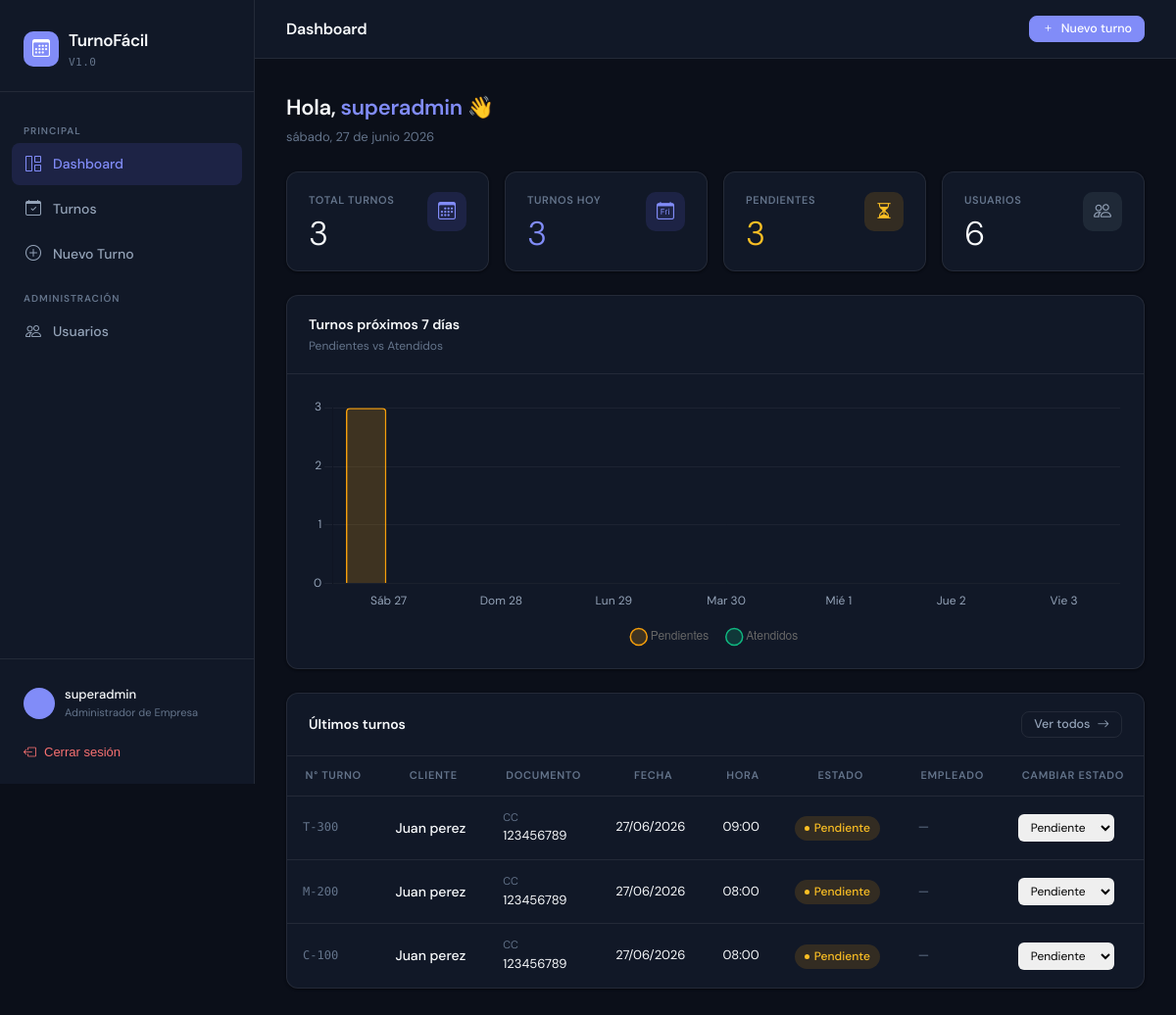
Page /dashboard/ (signed in) on the committed database.
### core/models.py (models this page shows, shortened)
class Usuario(AbstractUser):
    ROL_CHOICES = [
        ('admin',    'Administrador de Empresa'),
        ('empleado', 'Empleado'),
        ('cliente',  'Cliente'),
    ]
    email = models.EmailField(unique=True)
    rol = models.CharField(max_length=20, choices=ROL_CHOICES, default='cliente')
    company = models.ForeignKey(
        Company,
        on_delete=models.CASCADE,
        null=True,
        blank=True,
        related_name='usuarios',
        verbose_name="Empresa"
    )
    tipo_documento = models.CharField(max_length=20, blank=True, null=True)
    numero_documento = models.CharField(max_length=30, blank=True, null=True)
    class Meta:
        verbose_name = 'Usuario'
        verbose_name_plural = 'Usuarios'
        indexes = [
            models.Index(fields=['company', 'id']),
        ]

class Turno(models.Model):
    ESTADO_CHOICES = [
        ('Pendiente', 'Pendiente'),
        ('Atendido',  'Atendido'),
        ('Cancelado', 'Cancelado'),
    ]
    numero_turno = models.CharField(max_length=20, unique=True, blank=True)
    company = models.ForeignKey(
        Company,
        on_delete=models.CASCADE,
        related_name='turnos',
        verbose_name="Empresa"
    )
    cliente = models.ForeignKey(
        Usuario,
        on_delete=models.CASCADE,
        related_name='turnos_como_cliente'
    )
    empleado = models.ForeignKey(
        Usuario,
        on_delete=models.SET_NULL,
        null=True,
        blank=True,
        related_name='turnos_como_empleado'
    )
    tipo_documento = models.CharField(max_length=20)
    numero_documento = models.CharField(max_length=30)
    motivo = models.CharField(max_length=200)
    fecha = models.DateField()
    hora = models.CharField(max_length=5)
    estado = models.CharField(max_length=20, choices=ESTADO_CHOICES, default='Pendiente')
    llamado = models.BooleanField(default=False)
    llamado_en = models.DateTimeField(null=True, blank=True)
    creado_en = models.DateTimeField(auto_now_add=True)
    actualizado_en = models.DateTimeField(auto_now=True)
    class Meta:
        verbose_name = 'Turno'
        verbose_name_plural = 'Turnos'
        indexes = [
            models.Index(fields=['company', 'fecha']),
        ]

### core/views.py (the view)
# urls.py: path('dashboard/', views.dashboard, name='dashboard'),
@login_requerido
@solo_admin
def dashboard(request):
    user = request.user
    hoy = timezone.localtime(timezone.now()).date()
    usuarios_qs = secure_tenant_filter(user, Usuario)
    turnos_qs = secure_tenant_filter(user, Turno)
    total_usuarios = usuarios_qs.count()
    total_turnos   = turnos_qs.count()
    turnos_hoy     = turnos_qs.filter(fecha=hoy).count()
    total_empleados= usuarios_qs.filter(rol='empleado').count()
    pendientes     = turnos_qs.filter(estado='Pendiente').count()
    atendidos      = turnos_qs.filter(estado='Atendido').count()
    cancelados     = turnos_qs.filter(estado='Cancelado').count()
    turnos_semana = []
    meses_es = {1:'Ene',2:'Feb',3:'Mar',4:'Abr',5:'May',6:'Jun',
                7:'Jul',8:'Ago',9:'Sep',10:'Oct',11:'Nov',12:'Dic'}
    dias_es  = {0:'Lun',1:'Mar',2:'Mié',3:'Jue',4:'Vie',5:'Sáb',6:'Dom'}
    for i in range(7):
        dia = hoy + timedelta(days=i)
        etiqueta = f"{dias_es[dia.weekday()]} {dia.day}"
        turnos_semana.append({
            'dia':      etiqueta,
            'total':    turnos_qs.filter(fecha=dia).count(),
            'pendiente':turnos_qs.filter(fecha=dia, estado='Pendiente').count(),
            'atendido': turnos_qs.filter(fecha=dia, estado='Atendido').count(),
        })
    ultimos_turnos = turnos_qs.select_related('cliente', 'empleado').order_by('-creado_en')[:5]
    return render(request, 'dashboard.html', {
        'total_usuarios':  total_usuarios,
        'total_turnos':    total_turnos,
        'turnos_hoy':      turnos_hoy,
        'total_empleados': total_empleados,
        'pendientes':      pendientes,
        'atendidos':       atendidos,
        'cancelados':      cancelados,
        'turnos_semana':   turnos_semana,
        'ultimos_turnos':  ultimos_turnos,
        'chart_labels':    [t['dia']       for t in turnos_semana],
        'chart_pendientes':[t['pendiente'] for t in turnos_semana],
        'chart_atendidos': [t['atendido']  for t in turnos_semana],
    })

### core/context_processors.py (called while the page is built)
def now_processor(request):
    return {'now': timezone.localtime(timezone.now())}

### core/views.py (called while the page is built, shortened)
def secure_tenant_filter(user, queryset_or_model):
    if user.is_superuser:
        if isinstance(queryset_or_model, type):
            return queryset_or_model.objects.all()
        return queryset_or_model

### templates/dashboard.html (shortened to what this page needs)
{% extends 'base.html' %}
{% block page_title %}Dashboard{% endblock %}
{% block content %}
<div style="margin-bottom:24px;">
    <div style="font-size:22px;font-weight:600;letter-spacing:-.3px;">
        Hola, <span style="color:var(--accent);">{{ user.first_name|default:user.username }}</span> 👋
    </div>
    <div style="font-size:13px;color:var(--text-muted);margin-top:3px;">{{ now|date:"l, d \d\e F Y" }}</div>
</div>
<div class="grid-4" style="margin-bottom:24px;">
    <div class="stat-card">
        <div><div class="stat-label">Total turnos</div><div class="stat-value">{{ total_turnos }}</div></div>
        <div class="stat-icon" style="background:var(--accent-light);color:var(--accent);"><i class="bi bi-calendar3"></i></div>
    </div>
    <div class="stat-card">
        <div><div class="stat-label">Turnos hoy</div><div class="stat-value" style="color:var(--accent);">{{ turnos_hoy }}</div></div>
        <div class="stat-icon" style="background:var(--accent-light);color:var(--accent);"><i class="bi bi-calendar-day"></i></div>
    </div>
    <div class="stat-card">
        <div><div class="stat-label">Pendientes</div><div class="stat-value" style="color:var(--warning);">{{ pendientes }}</div></div>
        <div class="stat-icon" style="background:var(--warning-light);color:var(--warning);"><i class="bi bi-hourglass-split"></i></div>
    </div>
    <div class="stat-card">
        <div><div class="stat-label">Usuarios</div><div class="stat-value">{{ total_usuarios }}</div></div>
        <div class="stat-icon" style="background:var(--surface-2);color:var(--text-secondary);"><i class="bi bi-people"></i></div>
    </div>
</div>
<div class="card" style="margin-bottom:24px;">
    <div style="padding:18px 22px;border-bottom:1px solid var(--border);display:flex;justify-content:space-between;align-items:center;">
        <div>
            <div style="font-size:14px;font-weight:600;">Turnos próximos 7 días</div>
            <div style="font-size:12px;color:var(--text-muted);margin-top:2px;">Pendientes vs Atendidos</div>
        </div>
    </div>
    <div style="padding:24px 24px 16px;">
        <div style="position:relative; height:260px; width:100%;">
            <canvas id="chartSemana"></canvas>
        </div>
    </div>
</div>
<div class="card">
    <div style="padding:18px 22px;border-bottom:1px solid var(--border);display:flex;justify-content:space-between;align-items:center;">
        <div style="font-size:14px;font-weight:600;">Últimos turnos</div>
        <a href="{% url 'turnos_lista' %}" class="btn btn-secondary btn-sm">Ver todos <i class="bi bi-arrow-right"></i></a>
    </div>
    <div class="table-wrap">
        <table>
            <thead>
                <tr><th>N° Turno</th><th>Cliente</th><th>Documento</th><th>Fecha</th><th>Hora</th><th>Estado</th><th>Empleado</th><th>Cambiar estado</th></tr>
            </thead>
            <tbody>
                {% for turno in ultimos_turnos %}
                <tr>
                    <td style="font-family:'DM Mono',monospace;font-size:12px;color:var(--text-muted);">{{ turno.numero_turno }}</td>
                    <td style="font-weight:500;">{{ turno.cliente.get_full_name }}</td>
                    <td>
                        <div style="font-size:11px;color:var(--text-muted);">{{ turno.tipo_documento }}</div>
                        <div style="font-size:13px;">{{ turno.numero_documento }}</div>
                    </td>
                    <td style="font-size:13px;">{{ turno.fecha|date:"d/m/Y" }}</td>
                    <td style="font-size:13px;">{{ turno.hora }}</td>
                    <td>
                        <span class="badge badge-{% if turno.estado == 'Pendiente' %}warning{% elif turno.estado == 'Atendido' %}success{% else %}danger{% endif %}">
                            {{ turno.estado }}
                        </span>
                    </td>
                    <td style="font-size:13px;color:var(--text-muted);">{{ turno.empleado.get_full_name|default:"—" }}</td>
                    <td>
                        <select data-pk="{{ turno.pk }}"
                            onchange="cambiarEstado(this.dataset.pk, this.value, this)"
                            style="padding:4px 8px;border:1px solid var(--border);border-radius:6px;font-size:12px;font-family:'DM Sans',sans-serif;cursor:pointer;">
                            <option value="Pendiente" {% if turno.estado == 'Pendiente' %}selected{% endif %}>Pendiente</option>
                        </select>
                    </td>
                </tr>
                {% empty %}
                <tr><td colspan="7" style="text-align:center;padding:32px;color:var(--text-muted);">No hay turnos registrados.</td></tr>
                {% endfor %}
            </tbody>
        </table>
    </div>
</div>
{% endblock %}
{% block extra_js %}
<script>
var labels   = JSON.parse(document.getElementById('chart-labels').textContent);
var pendData = JSON.parse(document.getElementById('chart-pendientes').textContent);
var atData   = JSON.parse(document.getElementById('chart-atendidos').textContent);
new Chart(document.getElementById('chartSemana'), {
    type: 'bar',
    data: {
        labels: labels,
        datasets: [
            {
                label: 'Pendientes',
                data: pendData,
                borderColor: '#f59e0b',
                backgroundColor: 'rgba(245,158,11,0.2)',
                borderWidth: 1.5,
                borderRadius: 4
            },
            {
                label: 'Atendidos',
                data: atData,
                borderColor: '#10b981',
                backgroundColor: 'rgba(16,185,129,0.2)',
                borderWidth: 1.5,
                borderRadius: 4
            }
        ]
    },
    options: {
        responsive: true,
        maintainAspectRatio: false,
        plugins: {
            legend: { position: 'bottom', labels: { usePointStyle: true, padding: 20 } },
            tooltip: {
                callbacks: {
                    title: function(items) { return items[0].label; }
                }
            }
        },
        scales: {
            x: {
                grid: { display: false },
                ticks: {
                    font: { family: "'DM Sans', sans-serif", size: 12 },
                    color: '#94a3b8',
                    maxRotation: 0,
                    minRotation: 0
                }
            },
            y: {
                beginAtZero: true,
                grid: { color: 'rgba(255,255,255,0.05)' },
                ticks: {
                    stepSize: 1,
                    font: { family: "'DM Sans', sans-serif", size: 12 },
                    color: '#94a3b8'
                }
            }
        }
    }
});
</script>
{% endblock %}

### templates/base.html (shortened to what this page needs)
<!DOCTYPE html>
<html lang="es">
<head>
    <link rel="stylesheet" href="https://cdn.jsdelivr.net/npm/bootstrap-icons@1.11.3/font/bootstrap-icons.min.css">
</head>
<body>
<aside class="sidebar" id="sidebar">
    <div class="sidebar-logo">
        <a href="{% if user.is_superuser or user.rol == 'admin' %}{% url 'dashboard' %}{% elif user.rol == 'empleado' %}{% url 'empleado_panel' %}{% else %}{% url 'cliente_panel' %}{% endif %}" class="brand">
            <div class="brand-icon"><i class="bi bi-calendar3"></i></div>
            <div>
                <div class="brand-name">TurnoFácil</div>
                <div class="brand-sub">v1.0</div>
            </div>
        </a>
    </div>
    <nav class="sidebar-nav">
        <div class="nav-section-label">Principal</div>
        {% if user.rol == 'admin' %}
        <a href="{% url 'dashboard' %}" class="nav-item {% if request.resolver_match.url_name == 'dashboard' %}active{% endif %}">
            <i class="bi bi-grid-1x2"></i> Dashboard
        </a>
        <a href="{% url 'turnos_lista' %}" class="nav-item {% if 'turno' in request.resolver_match.url_name %}active{% endif %}">
            <i class="bi bi-calendar-check"></i> Turnos
        </a>
        <a href="{% url 'turno_crear' %}" class="nav-item {% if request.resolver_match.url_name == 'turno_crear' %}active{% endif %}">
            <i class="bi bi-plus-circle"></i> Nuevo Turno
        </a>
        <div class="nav-section-label">Administración</div>
        <a href="{% url 'usuarios_lista' %}" class="nav-item {% if 'usuario' in request.resolver_match.url_name %}active{% endif %}">
            <i class="bi bi-people"></i> Usuarios
        </a>
        {% endif %}
    </nav>
    <div class="sidebar-footer">
        <a href="{% url 'editar_perfil' %}" class="user-card">
            <div class="user-avatar">{{ user.first_name|first|upper }}{{ user.last_name|first|upper }}</div>
            <div>
                <div class="user-name">{{ user.get_full_name|default:user.username }}</div>
                <div class="user-role">{{ user.get_rol_display }}</div>
            </div>
        </a>
        <form method="POST" action="{% url 'logout' %}">
            <button type="submit" class="logout-btn">
                <i class="bi bi-box-arrow-left"></i> Cerrar sesión
            </button>
        </form>
    </div>
</aside>
<div class="main-wrap">
    <header class="topbar">
        <div style="display:flex;align-items:center;gap:12px;">
            <span class="topbar-title">{% block page_title %}Dashboard{% endblock %}</span>
        </div>
        <div>
            <a href="{% url 'turno_crear' %}" class="btn btn-primary btn-sm">
                <i class="bi bi-plus"></i> Nuevo turno
            </a>
        </div>
    </header>
    <main class="page-content">
        {% block content %}{% endblock %}
    </main>
</div>
{% block extra_js %}{% endblock %}
</body>
</html>

### rows in the picture
Usuario: get_full_name "superadmin", rol "Administrador de Empresa", first_name "superadmin"
Turno: numero_turno "T-300", cliente.get_full_name "Juan perez", tipo_documento "CC", numero_documento "123456789", fecha "27/06/2026", hora "09:00", estado "Pendiente", empleado.get_full_name "—", estado+id "Pendiente"
Turno: numero_turno "M-200", cliente.get_full_name "Juan perez", tipo_documento "CC", numero_documento "123456789", fecha "27/06/2026", hora "08:00", estado "Pendiente", empleado.get_full_name "—", estado+id "Pendiente"
Turno: numero_turno "C-100", cliente.get_full_name "Juan perez", tipo_documento "CC", numero_documento "123456789", fecha "27/06/2026", hora "08:00", estado "Pendiente", empleado.get_full_name "—", estado+id "Pendiente"

### other values in the picture
{{ now|date:"l, d \d\e F Y" }} "sábado, 27 de junio 2026"
{{ total_turnos }} "3"
{{ turnos_hoy }} "3"
{{ pendientes }} "3"
{{ total_usuarios }} "6"
